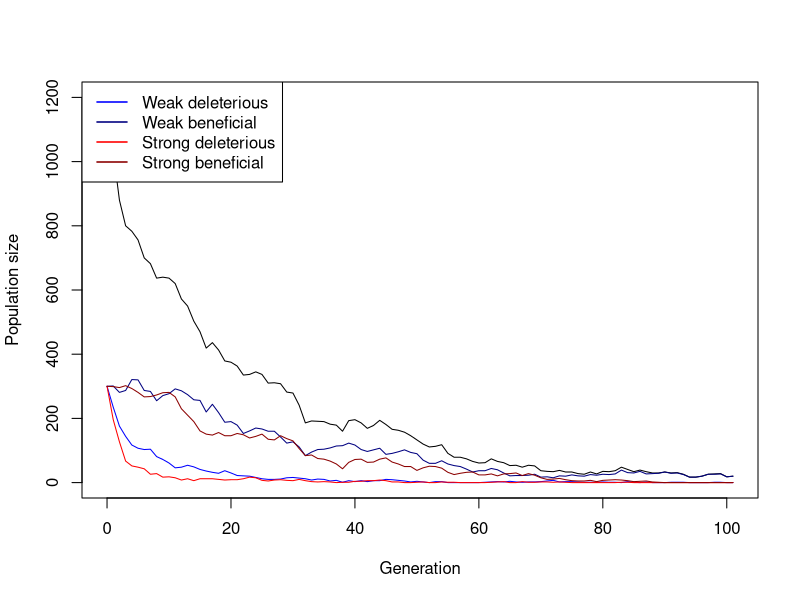
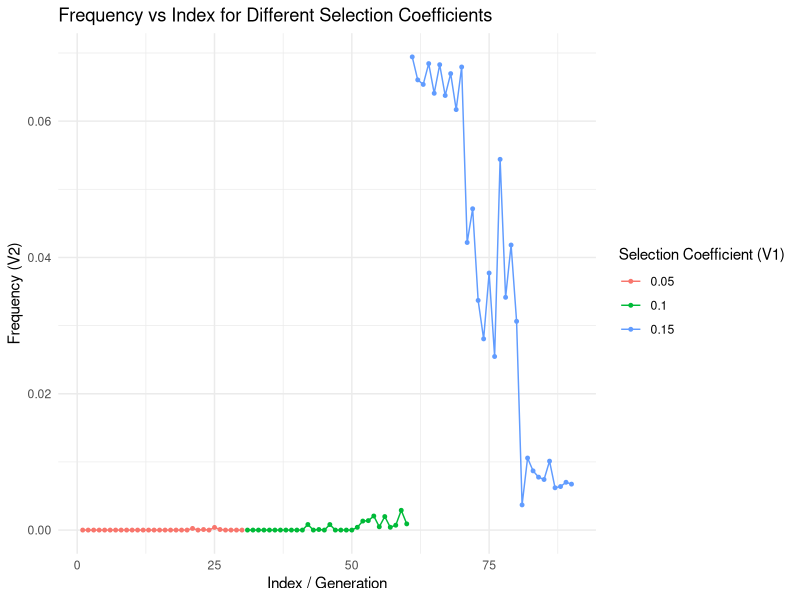
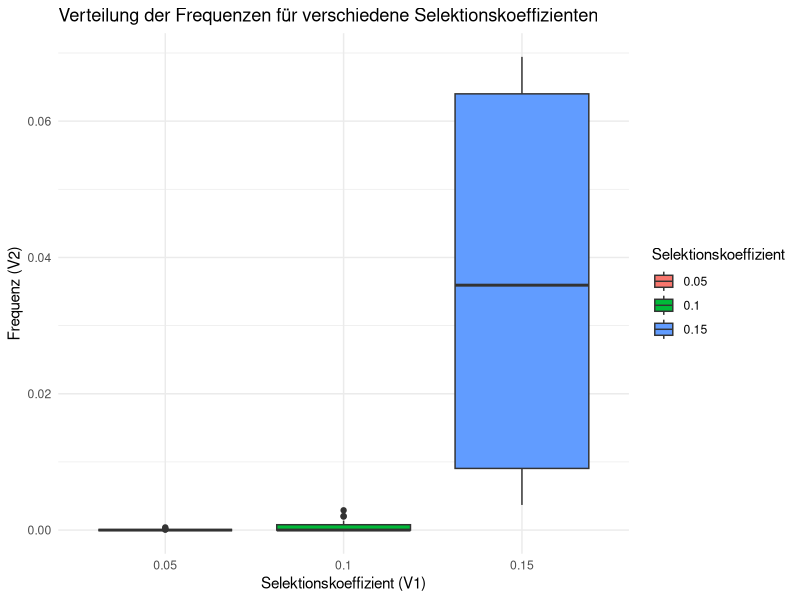
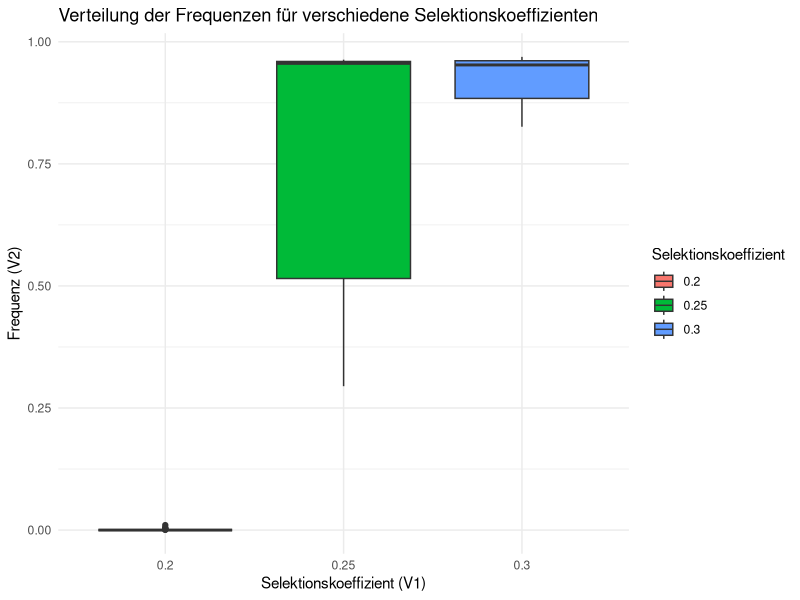
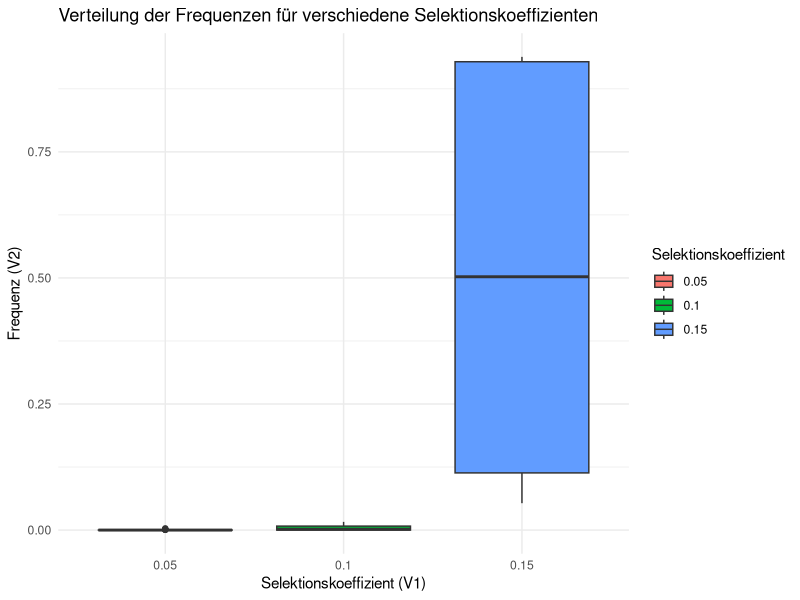
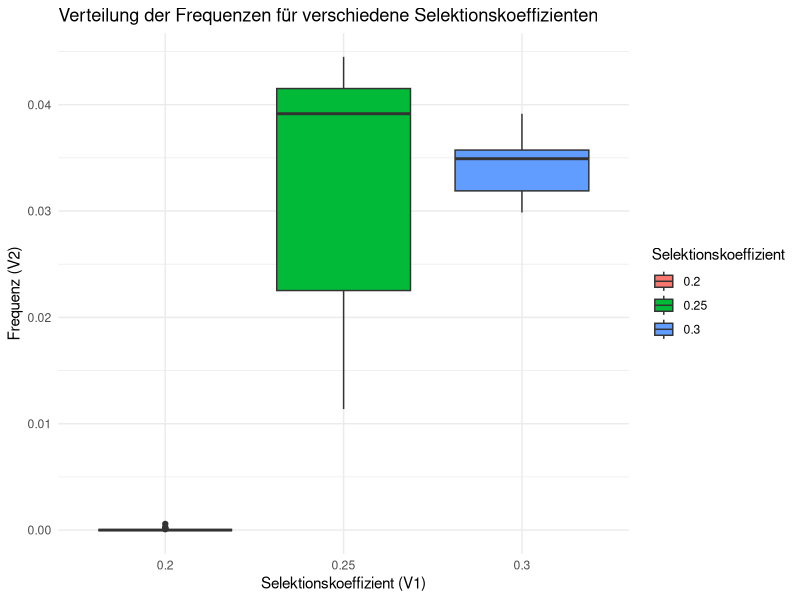

Write R code to recreate these figures, in order.
## ---- chunk 1
# Function for simulating one Generation in the Population
simulate_one_gen <- function(N_wd, N_wb, N_sd, N_sb, decay_rate_wm, decay_rate_sm, s_wm, s_sm, m_rate_wm, m_rate_sm) {
  
  # draw Offspring according to Poisson Distribution
  offsp_wd <- rpois(1, N_wd * (1-decay_rate_wm-s_wm))
  offsp_wb <- rpois(1, N_wb * (1-decay_rate_wm+s_wm))
  offsp_sd <- rpois(1, N_sd * (1-decay_rate_sm-s_sm))
  offsp_sb <- rpois(1, N_sb * (1-decay_rate_sm+s_sm))
  # draw changing Mutants according to Poisson Distribution
  mut_wd_to_wb <- rpois(1, offsp_wd * m_rate_wm)
  mut_sd_to_sb <- rpois(1, offsp_sd * m_rate_sm)
  mut_wb_to_wd <- rpois(1, offsp_wb * m_rate_wm)
  mut_sb_to_sd <- rpois(1, offsp_sb * m_rate_sm)
  
  # determine new Population Sizes of all four Mutants (2 versions of weak Mutations   and 2   versions of strong Mutations)
  N_wd_new <- max(offsp_wd - mut_wd_to_wb+ mut_wb_to_wd,0)
  N_wb_new <- max(offsp_wb - mut_wb_to_wd+ mut_wd_to_wb,0)
  N_sd_new <- max(offsp_sd - mut_sd_to_sb+ mut_sb_to_sd,0)
  N_sb_new <- max(offsp_sb - mut_sb_to_sd+ mut_sd_to_sb,0)
  
 return(c(N_wd_new, N_wb_new, N_sd_new, N_sb_new))
}
# Test the Function
print(simulate_one_gen(N_wd=50, N_wb=0, N_sd=50, N_sb=0, decay_rate_wm=0, decay_rate_sm=0, s_wm=0, s_sm=0, m_rate_wm=0, m_rate_sm=0))
## ---- chunk 2
# Simulation runs until the 100th Generation
max_gen=100
simulate_pop <- function(init_wd, init_wb,  init_sd, init_sb, decay_rate_wm, decay_rate_sm, s_wm, s_sm, m_rate_wm, m_rate_sm, max_gen) {
  # Create the Vector in which to save the Results
  pop_vector <- c(init_wd,init_wb, init_sd, init_sb)
  # initiate the variables
  pop_new <- c(init_wd, init_wb, init_sd, init_sb)
  
  # run the Simulation until Generation max_gen
  for (i in 1:(max_gen + 1)) {
    # redefine the current Population one Generation later
    pop_new <- simulate_one_gen(pop_new[1],pop_new[2],pop_new[3],pop_new[4], decay_rate_wm, decay_rate_sm, s_wm, s_sm, m_rate_wm, m_rate_sm)
    # add the new Population Sizes to the Output Vector
    pop_vector <- rbind(pop_vector,pop_new)
    # Condition to stop the Simulation before max_gen: either the Population exceeds 1.5         Times the Original Population Size, or it goes extinct
    if ((sum(pop_new) >= 10 * sum(c(init_wd, init_wb, init_sd, init_sb))) || sum(pop_new) == 0)
      break

}
  
  # Define the Row and Column Names of the Output Vector
  rownames(pop_vector) <- (0:max_gen)[1:length(pop_vector[,1])] # Note that the Vector has to be cut if the Simulation stopped early
  colnames(pop_vector) <- c("wd","wb", "sd", "sb")
  # return the Result
  return(pop_vector)	
}


# Test the Function and plot the Result
# set max_gen to a Value to be used througout
max_gen <- 100
# create your Simulation Data
output <- simulate_pop(init_wd=300, init_wb=300,  init_sd=300, init_sb=300, decay_rate_wm=0.1, decay_rate_sm=0.2, s_wm=0.1, s_sm=0.2, m_rate_wm=0.02, m_rate_sm=0.02,max_gen)
# show the last few Lines of the Data Table
print(tail(output))
# plot the Output - note that the Plot Range and the x Axis have to be adjusted based on the Length of the Table
# determine x axis Range 
x_range <- 0:(length(output[,1])-1)
# this plots the total Population Size
plot(x_range,output[,1]+output[,2]+output[ ,3]+output[ ,4],type='l',ylim=c(0,max(output[,1]+output[,2]+output[ ,3]+output[ ,4])),xlab =  "Generation",ylab = "Population size")
# add Number of wd Individuals
lines(x_range,output[,1], col="blue")
# add Number of wb Individuals
lines(x_range,output[,2], col="navyblue")
# add Number of sd Individuals
lines(x_range,output[,3], col="red")
# add Number of sb Individuals
lines(x_range,output[,4], col="darkred")
# add Legend
legend("topleft",
       legend=c("Weak deleterious","Weak beneficial","Strong deleterious","Strong beneficial"),
       col=c("blue","navyblue","red","darkred"), lty=1, lwd=1.5)
## ---- chunk 3
# set some Parameters to fixed Values
init_wd <- 300
init_wb <- 300
init_sd <- 300
init_sb <- 300
m_rate_wm <- 0.01
m_rate_sm <- 0.05
decay_rate_wm <- 0.1
decay_rate_sm <- 0.2
s_wm <- 0.2
s_sm <- 0.4
max_gen <- 1000
# determine how often to run the Simulation for each set of Parameters
no_replicates <- 10


# set Parameters to vary
s_values_wm <- c(0.05,0.1,0.15)
s_values_sm <- c(0.2,0.25,0.3)
m_values_wm <- c(0.001,0.01,0.05)
m_values_sm <- c(0.05,0.1,0.15)


# initialize Data Table - where to collect the Results
data_table <- c()
data_table_wd<- c()
data_table_wb<- c()
data_table_sd<- c()
data_table_sb<- c()
# define total runs and rescue count
total_runs<-0
rescue_count<-0
# run the Simulation across all chosen parameters
# loop over mutation rates
#for(mval_wm in m_values_wm){
 # for(mval_sm in m_values_sm){
    # loop over Selection strength
    for(sval_wm in s_values_wm){
      for(sval_sm in s_values_sm){
        # different Way of running many Simulations: make Replicates using "repeat" Function         with a counter i
        # reset Counter
        i<-1
        
        repeat {
          # increase Counter by one
          i<-i+1
          # defining total runs
          total_runs <- total_runs + 1
          # run the Simulation once
          one_run <- simulate_pop(init_wd, init_wb, init_sd, init_sb,
                                  decay_rate_wm, decay_rate_sm,
                                  sval_wm, sval_sm, m_rate_wm=0.02,m_rate_sm=0.02, max_gen)
          
          # determine total Population Sizes
          total_size <- one_run[,1]+one_run[,2]+one_run[,3]+one_run[,4]
          
          
          # determine final Population Size for each Mutant
          N_end_wd <- one_run[nrow(one_run), "wd"]
          N_end_wb <- one_run[nrow(one_run), "wb"]
          N_end_sd <- one_run[nrow(one_run), "sd"]
          N_end_sb <- one_run[nrow(one_run), "sb"]
          
          total_end <- N_end_wd + N_end_wb + N_end_sd + N_end_sb
          if (total_end > 0) {
            rescue_count <- rescue_count + 1
          }
          # determine Frequencies of each mutant in the final Population
          freq_wd <- ifelse(total_end > 0, N_end_wd / total_end, 0)
          freq_wb <- ifelse(total_end > 0, N_end_wb / total_end, 0)
          freq_sd <- ifelse(total_end > 0, N_end_sd / total_end, 0)
          freq_sb <- ifelse(total_end > 0, N_end_sb / total_end, 0)
          
          
          
          data_table_wd<- rbind(data_table_wd, c(sval_wm,freq_wd))
          data_table_wb<- rbind(data_table_wb, c(sval_wm, freq_wb))
          data_table_sd<- rbind(data_table_sd,c(sval_sm, freq_sd))
          data_table_sb<-rbind(data_table_sb, c (sval_sm,freq_sb))
          # enter the D into the Table
          data_table <- rbind(data_table,c(m_rate_wm = 0.02,m_rate_sm = 0.02,sval_wm,sval_sm,N_end_wd,        N_end_wb, N_end_sd, N_end_sb,freq_wd, freq_wb, freq_sd,freq_sb)) # note that we add the                varying parameters (mutation rate and selection strength for each version of weak            and strong mutation) to the table too
          # stop the repeated Computation after no_replicates times
          
          
          if(i>no_replicates) break
          
        }
      }
    }
  #}
#}
# Make sure your data is a proper data frame
data_table_wd <- as.data.frame(data_table_wd)

# If the column names are missing or wrong, set them
colnames(data_table_wd) <- c("V1", "V2")

# Add an index column for plotting along x-axis
data_table_wd$Index <- 1:nrow(data_table_wd)

# Now use ggplot2
library(ggplot2)

ggplot(data_table_wd, aes(x = Index, y = V2, color = factor(V1))) +
  geom_line() +
  geom_point(size = 1) +
  labs(
    x = "Index / Generation",
    y = "Frequency (V2)",
    color = "Selection Coefficient (V1)",
    title = "Frequency vs Index for Different Selection Coefficients"
  ) +
  theme_minimal()

library(ggplot2)

# Sicherstellen, dass es ein Data Frame ist
data_table_wd <- as.data.frame(data_table_wd)
colnames(data_table_wd) <- c("V1", "V2")

# Boxplot erstellen
ggplot(data_table_wd, aes(x = factor(V1), y = V2, fill = factor(V1))) +
  geom_boxplot() +
  labs(
    x = "Selektionskoeffizient (V1)",
    y = "Frequenz (V2)",
    fill = "Selektionskoeffizient",
    title = "Verteilung der Frequenzen für verschiedene Selektionskoeffizienten"
  ) +
  theme_minimal()

library(ggplot2)

# Sicherstellen, dass es ein Data Frame ist
data_table_sb <- as.data.frame(data_table_sb)
colnames(data_table_sb) <- c("V1", "V2")

# Boxplot erstellen
ggplot(data_table_sb, aes(x = factor(V1), y = V2, fill = factor(V1))) +
  geom_boxplot() +
  labs(
    x = "Selektionskoeffizient (V1)",
    y = "Frequenz (V2)",
    fill = "Selektionskoeffizient",
    title = "Verteilung der Frequenzen für verschiedene Selektionskoeffizienten"
  ) +
  theme_minimal()
library(ggplot2)

# Sicherstellen, dass es ein Data Frame ist
data_table_wb <- as.data.frame(data_table_wb)
colnames(data_table_wb) <- c("V1", "V2")

# Boxplot erstellen
ggplot(data_table_wb, aes(x = factor(V1), y = V2, fill = factor(V1))) +
  geom_boxplot() +
  labs(
    x = "Selektionskoeffizient (V1)",
    y = "Frequenz (V2)",
    fill = "Selektionskoeffizient",
    title = "Verteilung der Frequenzen für verschiedene Selektionskoeffizienten"
  ) +
  theme_minimal()
library(ggplot2)

# Sicherstellen, dass es ein Data Frame ist
data_table_sd <- as.data.frame(data_table_sd)
colnames(data_table_sd) <- c("V1", "V2")

# Boxplot erstellen
ggplot(data_table_sd, aes(x = factor(V1), y = V2, fill = factor(V1))) +
  geom_boxplot() +
  labs(
    x = "Selektionskoeffizient (V1)",
    y = "Frequenz (V2)",
    fill = "Selektionskoeffizient",
    title = "Verteilung der Frequenzen für verschiedene Selektionskoeffizienten"
  ) +
  theme_minimal()
# calculating Rescue probability
rescue_prob <- rescue_count / total_runs
# Mean Frequencies of each mutant
mean_freq_wd <- mean(freq_wd)*100
mean_freq_wb <- mean(freq_wb)*100
mean_freq_sd <- mean(freq_sd)*100
mean_freq_sb <- mean(freq_sb)*100

print(paste("Mean frequency of wd =", mean_freq_wd) )
print(paste("Mean frequency of wb =", mean_freq_wb) )
print(paste("Mean frequency of sd =", mean_freq_sd) )
print(paste("Mean frequency of sb =", mean_freq_sb) )
print(paste("The rescue probability is =",rescue_prob))
# define Column Names of Data Table
colnames(data_table) <- c("m_rate_wm","m_rate_sm","s_wm","s_sm","N_end_wd", "N_end_wb", "N_end_sd", "N_end_sb","freq_wd", "freq_wb", "freq_sd","freq_sb")
# show the first and last Lines of the Output
print(head(data_table))
print(tail(data_table))
